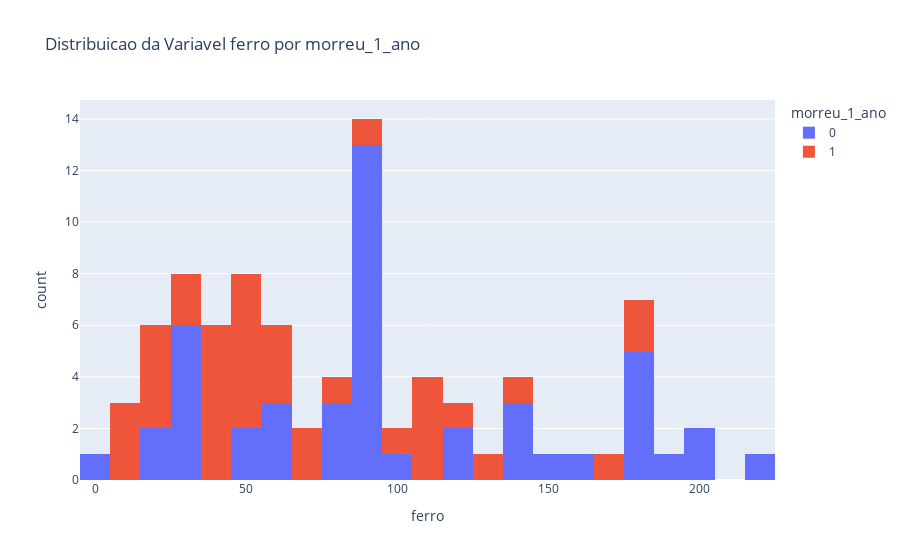
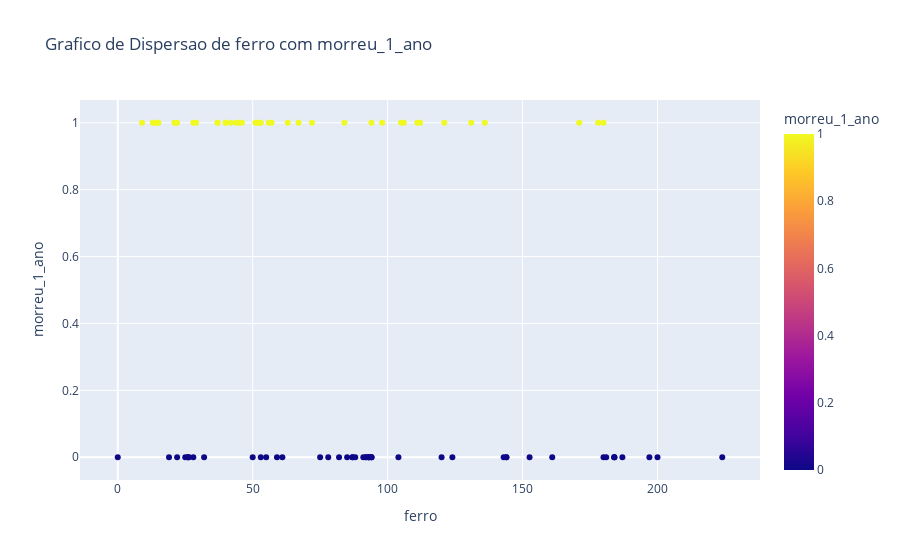
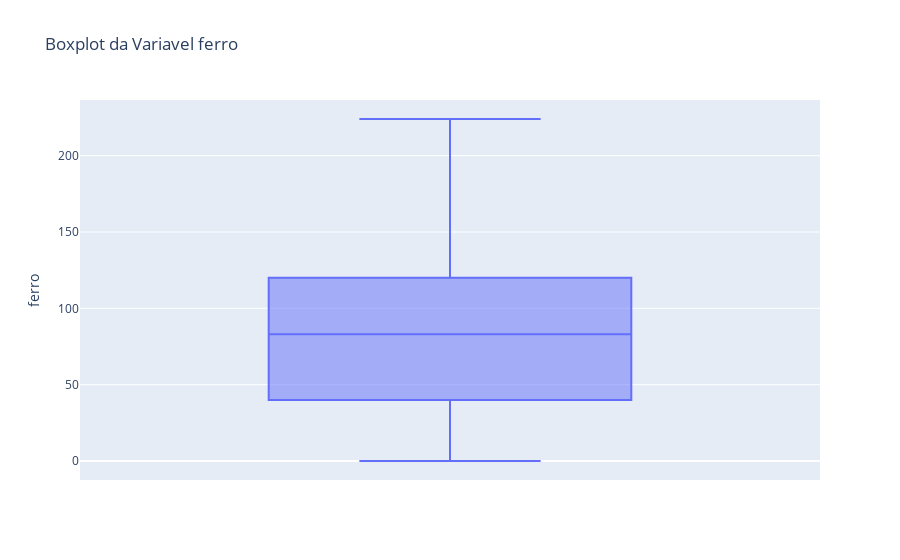
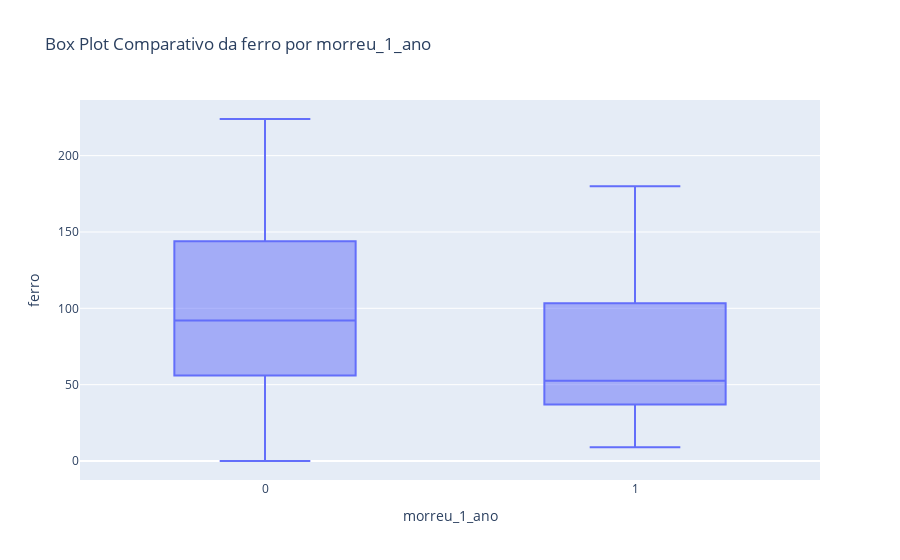

Write notebook code for charts like these, in order.
### Code cell
import plotly.express as px

#plotando histograma que muda a cor conforme o valor do desfecho
fig = px.histogram(df, x=col, color=alvo, nbins=35, barmode='relative', title=f'Distribuicao da Variavel {col} por {alvo}')
fig.update_layout(xaxis_title=col, yaxis_title="count", legend_title=alvo)
fig.show()

#plotando gráfico de disperção que o eixo y representa a vriável de desfecho
fig = px.scatter(df, x=col, y=alvo, color=alvo,
                title=f"Grafico de Dispersao de {col} com {alvo}",
                labels={ col: col},
                hover_data=[alvo])

fig.update_layout(xaxis_title=col, yaxis_title=alvo)
fig.show()

#plot boxplot da amostra inteira
fig = px.box(df, y=col, title=f"Boxplot da Variavel {col}")
fig.show()

#plot boxplot dos que nao morreram vs que morreram
fig = px.box(df, x=alvo, y=col, 
            title=f'Box Plot Comparativo da {col} por {alvo}')

fig.show()

### Figure 1 — Plotly figure (JSON) as saved in the notebook; plotly's stock layout.template omitted (floating-point values rounded to 4 significant figures)
{"data": [{"alignmentgroup": "True", "bingroup": "x", "hovertemplate": "morreu_1_ano=0<br>ferro=%{x}<br>count=%{y}<extra></extra>", "legendgroup": "0", "marker": {"color": "#636efa", "pattern": {"shape": ""}}, "name": "0", "nbinsx": 35, "offsetgroup": "0", "orientation": "v", "showlegend": true, "type": "histogram", "x": [null, null, 28, 59, 85, null, 144, null, 82, 197, 25, 187, 144, 152.6, 87, 93, 180, 22, null, 75, null, null, null, null, null, null, 143, null, null, null, null, null, 184, 104, 184, 32, null, 224, null, null, 0, 94, 94, 50, null, 26, 61, null, 19, null, 200, null, null, 181, 26, 120, null, 184, 53, null, null, 93, null, 55, 92, 87, 92, 26.4, null, 161, null, null, null, null, null, null, 88, null, 93, null, null, null, null, null, 91, 78, null, null, 94, 124, null, null, null, null, null, null, null, null, null, null, null, null], "xaxis": "x", "yaxis": "y"}, {"alignmentgroup": "True", "bingroup": "x", "hovertemplate": "morreu_1_ano=1<br>ferro=%{x}<br>count=%{y}<extra></extra>", "legendgroup": "1", "marker": {"color": "#EF553B", "pattern": {"shape": ""}}, "name": "1", "nbinsx": 35, "offsetgroup": "1", "orientation": "v", "showlegend": true, "type": "histogram", "x": [null, 53, 171, 42, null, 136, 67, 112, null, null, null, 94, 98, 57, 21, 63, 45, null, 84, 56, null, 22, 44, null, 46, 37, 15, null, 178, 72, null, 105, 13, 37, null, null, 15, 121, null, 9, 131, null, 51, null, 106, 52.5, 40, null, 52, 28, null, null, 14, null, null, 29, null, 111, 180, 40, null, null, null], "xaxis": "x", "yaxis": "y"}], "layout": {"barmode": "relative", "legend": {"title": {"text": "morreu_1_ano"}, "tracegroupgap": 0}, "title": {"text": "Distribuicao da Variavel ferro por morreu_1_ano"}, "xaxis": {"anchor": "y", "domain": [0, 1], "title": {"text": "ferro"}}, "yaxis": {"anchor": "x", "domain": [0, 1], "title": {"text": "count"}}}}

### Figure 2 — Plotly figure (JSON) as saved in the notebook; plotly's stock layout.template omitted (floating-point values rounded to 4 significant figures; data arrays with more than 128 entries replaced by an {"elided": "..."} marker saying what was removed)
{"data": [{"hovertemplate": "ferro=%{x}<br>morreu_1_ano=%{marker.color}<extra></extra>", "legendgroup": "", "marker": {"color": {"elided": "165 int values"}, "coloraxis": "coloraxis", "symbol": "circle"}, "mode": "markers", "name": "", "orientation": "v", "showlegend": false, "type": "scatter", "x": {"elided": "165 float values"}, "xaxis": "x", "y": {"elided": "165 int values"}, "yaxis": "y"}], "layout": {"coloraxis": {"colorbar": {"title": {"text": "morreu_1_ano"}}, "colorscale": [[0, "#0d0887"], [0.1111, "#46039f"], [0.2222, "#7201a8"], [0.3333, "#9c179e"], [0.4444, "#bd3786"], [0.5556, "#d8576b"], [0.6667, "#ed7953"], [0.7778, "#fb9f3a"], [0.8889, "#fdca26"], [1, "#f0f921"]]}, "legend": {"tracegroupgap": 0}, "title": {"text": "Grafico de Dispersao de ferro com morreu_1_ano"}, "xaxis": {"anchor": "y", "domain": [0, 1], "title": {"text": "ferro"}}, "yaxis": {"anchor": "x", "domain": [0, 1], "title": {"text": "morreu_1_ano"}}}}

### Figure 3 — Plotly figure (JSON) as saved in the notebook; plotly's stock layout.template omitted (floating-point values rounded to 4 significant figures; data arrays with more than 128 entries replaced by an {"elided": "..."} marker saying what was removed)
{"data": [{"alignmentgroup": "True", "hovertemplate": "ferro=%{y}<extra></extra>", "legendgroup": "", "marker": {"color": "#636efa"}, "name": "", "notched": false, "offsetgroup": "", "orientation": "v", "showlegend": false, "type": "box", "x0": " ", "xaxis": "x", "y": {"elided": "165 float values"}, "y0": " ", "yaxis": "y"}], "layout": {"boxmode": "group", "legend": {"tracegroupgap": 0}, "title": {"text": "Boxplot da Variavel ferro"}, "xaxis": {"anchor": "y", "domain": [0, 1]}, "yaxis": {"anchor": "x", "domain": [0, 1], "title": {"text": "ferro"}}}}

### Figure 4 — Plotly figure (JSON) as saved in the notebook; plotly's stock layout.template omitted (floating-point values rounded to 4 significant figures; data arrays with more than 128 entries replaced by an {"elided": "..."} marker saying what was removed)
{"data": [{"alignmentgroup": "True", "hovertemplate": "morreu_1_ano=%{x}<br>ferro=%{y}<extra></extra>", "legendgroup": "", "marker": {"color": "#636efa"}, "name": "", "notched": false, "offsetgroup": "", "orientation": "v", "showlegend": false, "type": "box", "x": {"elided": "165 int values"}, "x0": " ", "xaxis": "x", "y": {"elided": "165 float values"}, "y0": " ", "yaxis": "y"}], "layout": {"boxmode": "group", "legend": {"tracegroupgap": 0}, "title": {"text": "Box Plot Comparativo da ferro por morreu_1_ano"}, "xaxis": {"anchor": "y", "domain": [0, 1], "title": {"text": "morreu_1_ano"}}, "yaxis": {"anchor": "x", "domain": [0, 1], "title": {"text": "ferro"}}}}
